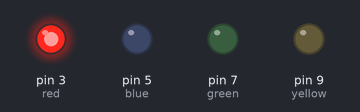
This sketch was run on a simulated Arduino Uno, built with avr-gcc and run on an emulated ATmega328P. Parts: output pins drawn as LEDs (lit = HIGH).

Above: at 0.5 s.
At 2.5 s:
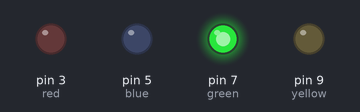
At 3.5 s:
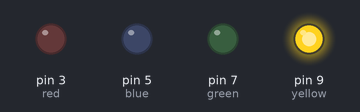
At 5.5 s:
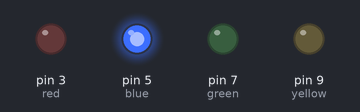
Timing chart, 0 to 7.8 s (numbered marks = the images above):
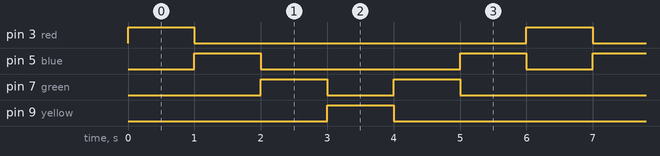

The sketch:

lightchaser2.ino
```cpp
/*
   The goal of this program is to creat a light chaser.
   the first led turns on while the rest are off and it
   then goes to the second led (blue) while the rest are off
   it goes down the line until it reaches the yellow led and instead of
   restarting it goes backwards going to green then blue and then back
   to red where it restarts the program
   the theme is digital Output*/


int red = 3;        // the pin the red led is attached to
int blue = 5;       // the pin the blue led is attached to
int green = 7;      // the pin the green led is attached to
int yellow = 9;     // the pin the yellow led is attached to

void setup() {
  // put your setup code here, to run once:
  pinMode(red, OUTPUT);       //sets pin 3 as an output
  pinMode(blue, OUTPUT);      //sets pin 5 as an output
  pinMode(green, OUTPUT);     //sets pin 7 as an output
  pinMode(yellow, OUTPUT);    //sets pin 9 as an output
}

void loop() {
  // put your main code here, to run repeatedly:

  digitalWrite(red, HIGH);     //turns the LED on by setting the voltage to HIGH
  digitalWrite(blue, LOW);     //turns the LED off by setting the voltage to LOW
  digitalWrite(green, LOW);     //turns the LED off by setting the voltage to LOW
  digitalWrite(yellow, LOW);     //turns the LED off by setting the voltage to LOW
  delay(1000);        //delays for a second
  digitalWrite(red, LOW);     //turns the LED off by setting the voltage to LOW
  digitalWrite(blue, HIGH);     //turns the LED on by setting the voltage to HIGH
  digitalWrite(green, LOW);     //turns the LED off by setting the voltage to LOW
  digitalWrite(yellow, LOW);     //turns the LED off by setting the voltage to LOW
  delay(1000);        //delays for a second
  digitalWrite(red, LOW);     //turns the LED off by setting the voltage to LOW
  digitalWrite(blue, LOW);     //turns the LED off by setting the voltage to LOW
  digitalWrite(green, HIGH);     //turns the LED on by setting the voltage to HIGH
  digitalWrite(yellow, LOW);     //turns the LED off by setting the voltage to LOW
  delay(1000);        //delays for a second
  digitalWrite(red, LOW);     //turns the LED off by setting the voltage to LOW
  digitalWrite(blue, LOW);     //turns the LED off by setting the voltage to LOW
  digitalWrite(green, LOW);     //turns the LED off by setting the voltage to LOW
  digitalWrite(yellow, HIGH);     //turns the LED on by setting the voltage to HIGH
  delay(1000);        //delays for a second
    digitalWrite(red, LOW);     //turns the LED off by setting the voltage to HIGH
  digitalWrite(blue, LOW);     //turns the LED off by setting the voltage to LOW
  digitalWrite(green, HIGH);     //turns the LED on by setting the voltage to LOW
  digitalWrite(yellow, LOW);     //turns the LED off by setting the voltage to LOW
  delay(1000);        //delays for a second
  digitalWrite(red, LOW);     //turns the LED off by setting the voltage to LOW
  digitalWrite(blue, HIGH);     //turns the LED on by setting the voltage to HIGH
  digitalWrite(green, LOW);     //turns the LED off by setting the voltage to LOW
  digitalWrite(yellow, LOW);     //turns the LED off by setting the voltage to LOW
  delay(1000);        //delays for a second

}
```

Measured:
- by itself, pin 3 (red), pin 9 (yellow): alternates HIGH for 1.0 s and LOW for 5.0 s
- by itself, pin 5 (blue): repeats every 6.0 s: LOW 3.0 s, HIGH 1.0 s, LOW 1.0 s, HIGH 1.0 s
- by itself, pin 7 (green): repeats every 6.0 s: LOW 1.0 s, HIGH 1.0 s, LOW 3.0 s, HIGH 1.0 s
